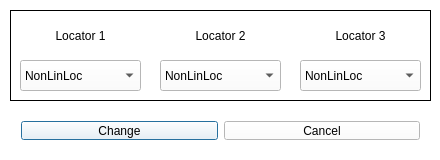
<?xml version="1.0" encoding="UTF-8"?>
<ui version="4.0">
 <class>ChangeLocator</class>
 <widget class="QDialog" name="ChangeLocator">
  <property name="geometry">
   <rect>
    <x>0</x>
    <y>0</y>
    <width>440</width>
    <height>160</height>
   </rect>
  </property>
  <property name="palette">
   <palette>
    <active>
     <colorrole role="WindowText">
      <brush brushstyle="SolidPattern">
       <color alpha="255">
        <red>0</red>
        <green>0</green>
        <blue>0</blue>
       </color>
      </brush>
     </colorrole>
     <colorrole role="Button">
      <brush brushstyle="SolidPattern">
       <color alpha="255">
        <red>255</red>
        <green>255</green>
        <blue>255</blue>
       </color>
      </brush>
     </colorrole>
     <colorrole role="Light">
      <brush brushstyle="SolidPattern">
       <color alpha="255">
        <red>255</red>
        <green>255</green>
        <blue>255</blue>
       </color>
      </brush>
     </colorrole>
     <colorrole role="Midlight">
      <brush brushstyle="SolidPattern">
       <color alpha="255">
        <red>255</red>
        <green>255</green>
        <blue>255</blue>
       </color>
      </brush>
     </colorrole>
     <colorrole role="Dark">
      <brush brushstyle="SolidPattern">
       <color alpha="255">
        <red>127</red>
        <green>127</green>
        <blue>127</blue>
       </color>
      </brush>
     </colorrole>
     <colorrole role="Mid">
      <brush brushstyle="SolidPattern">
       <color alpha="255">
        <red>170</red>
        <green>170</green>
        <blue>170</blue>
       </color>
      </brush>
     </colorrole>
     <colorrole role="Text">
      <brush brushstyle="SolidPattern">
       <color alpha="255">
        <red>0</red>
        <green>0</green>
        <blue>0</blue>
       </color>
      </brush>
     </colorrole>
     <colorrole role="BrightText">
      <brush brushstyle="SolidPattern">
       <color alpha="255">
        <red>255</red>
        <green>255</green>
        <blue>255</blue>
       </color>
      </brush>
     </colorrole>
     <colorrole role="ButtonText">
      <brush brushstyle="SolidPattern">
       <color alpha="255">
        <red>0</red>
        <green>0</green>
        <blue>0</blue>
       </color>
      </brush>
     </colorrole>
     <colorrole role="Base">
      <brush brushstyle="SolidPattern">
       <color alpha="255">
        <red>255</red>
        <green>255</green>
        <blue>255</blue>
       </color>
      </brush>
     </colorrole>
     <colorrole role="Window">
      <brush brushstyle="SolidPattern">
       <color alpha="255">
        <red>255</red>
        <green>255</green>
        <blue>255</blue>
       </color>
      </brush>
     </colorrole>
     <colorrole role="Shadow">
      <brush brushstyle="SolidPattern">
       <color alpha="255">
        <red>0</red>
        <green>0</green>
        <blue>0</blue>
       </color>
      </brush>
     </colorrole>
     <colorrole role="AlternateBase">
      <brush brushstyle="SolidPattern">
       <color alpha="255">
        <red>255</red>
        <green>255</green>
        <blue>255</blue>
       </color>
      </brush>
     </colorrole>
     <colorrole role="ToolTipBase">
      <brush brushstyle="SolidPattern">
       <color alpha="255">
        <red>255</red>
        <green>255</green>
        <blue>220</blue>
       </color>
      </brush>
     </colorrole>
     <colorrole role="ToolTipText">
      <brush brushstyle="SolidPattern">
       <color alpha="255">
        <red>0</red>
        <green>0</green>
        <blue>0</blue>
       </color>
      </brush>
     </colorrole>
    </active>
    <inactive>
     <colorrole role="WindowText">
      <brush brushstyle="SolidPattern">
       <color alpha="255">
        <red>0</red>
        <green>0</green>
        <blue>0</blue>
       </color>
      </brush>
     </colorrole>
     <colorrole role="Button">
      <brush brushstyle="SolidPattern">
       <color alpha="255">
        <red>255</red>
        <green>255</green>
        <blue>255</blue>
       </color>
      </brush>
     </colorrole>
     <colorrole role="Light">
      <brush brushstyle="SolidPattern">
       <color alpha="255">
        <red>255</red>
        <green>255</green>
        <blue>255</blue>
       </color>
      </brush>
     </colorrole>
     <colorrole role="Midlight">
      <brush brushstyle="SolidPattern">
       <color alpha="255">
        <red>255</red>
        <green>255</green>
        <blue>255</blue>
       </color>
      </brush>
     </colorrole>
     <colorrole role="Dark">
      <brush brushstyle="SolidPattern">
       <color alpha="255">
        <red>127</red>
        <green>127</green>
        <blue>127</blue>
       </color>
      </brush>
     </colorrole>
     <colorrole role="Mid">
      <brush brushstyle="SolidPattern">
       <color alpha="255">
        <red>170</red>
        <green>170</green>
        <blue>170</blue>
       </color>
      </brush>
     </colorrole>
     <colorrole role="Text">
      <brush brushstyle="SolidPattern">
       <color alpha="255">
        <red>0</red>
        <green>0</green>
        <blue>0</blue>
       </color>
      </brush>
     </colorrole>
     <colorrole role="BrightText">
      <brush brushstyle="SolidPattern">
       <color alpha="255">
        <red>255</red>
        <green>255</green>
        <blue>255</blue>
       </color>
      </brush>
     </colorrole>
     <colorrole role="ButtonText">
      <brush brushstyle="SolidPattern">
       <color alpha="255">
        <red>0</red>
        <green>0</green>
        <blue>0</blue>
       </color>
      </brush>
     </colorrole>
     <colorrole role="Base">
      <brush brushstyle="SolidPattern">
       <color alpha="255">
        <red>255</red>
        <green>255</green>
        <blue>255</blue>
       </color>
      </brush>
     </colorrole>
     <colorrole role="Window">
      <brush brushstyle="SolidPattern">
       <color alpha="255">
        <red>255</red>
        <green>255</green>
        <blue>255</blue>
       </color>
      </brush>
     </colorrole>
     <colorrole role="Shadow">
      <brush brushstyle="SolidPattern">
       <color alpha="255">
        <red>0</red>
        <green>0</green>
        <blue>0</blue>
       </color>
      </brush>
     </colorrole>
     <colorrole role="AlternateBase">
      <brush brushstyle="SolidPattern">
       <color alpha="255">
        <red>255</red>
        <green>255</green>
        <blue>255</blue>
       </color>
      </brush>
     </colorrole>
     <colorrole role="ToolTipBase">
      <brush brushstyle="SolidPattern">
       <color alpha="255">
        <red>255</red>
        <green>255</green>
        <blue>220</blue>
       </color>
      </brush>
     </colorrole>
     <colorrole role="ToolTipText">
      <brush brushstyle="SolidPattern">
       <color alpha="255">
        <red>0</red>
        <green>0</green>
        <blue>0</blue>
       </color>
      </brush>
     </colorrole>
    </inactive>
    <disabled>
     <colorrole role="WindowText">
      <brush brushstyle="SolidPattern">
       <color alpha="255">
        <red>0</red>
        <green>0</green>
        <blue>0</blue>
       </color>
      </brush>
     </colorrole>
     <colorrole role="Button">
      <brush brushstyle="SolidPattern">
       <color alpha="255">
        <red>255</red>
        <green>255</green>
        <blue>255</blue>
       </color>
      </brush>
     </colorrole>
     <colorrole role="Light">
      <brush brushstyle="SolidPattern">
       <color alpha="255">
        <red>255</red>
        <green>255</green>
        <blue>255</blue>
       </color>
      </brush>
     </colorrole>
     <colorrole role="Midlight">
      <brush brushstyle="SolidPattern">
       <color alpha="255">
        <red>255</red>
        <green>255</green>
        <blue>255</blue>
       </color>
      </brush>
     </colorrole>
     <colorrole role="Dark">
      <brush brushstyle="SolidPattern">
       <color alpha="255">
        <red>127</red>
        <green>127</green>
        <blue>127</blue>
       </color>
      </brush>
     </colorrole>
     <colorrole role="Mid">
      <brush brushstyle="SolidPattern">
       <color alpha="255">
        <red>170</red>
        <green>170</green>
        <blue>170</blue>
       </color>
      </brush>
     </colorrole>
     <colorrole role="Text">
      <brush brushstyle="SolidPattern">
       <color alpha="255">
        <red>0</red>
        <green>0</green>
        <blue>0</blue>
       </color>
      </brush>
     </colorrole>
     <colorrole role="BrightText">
      <brush brushstyle="SolidPattern">
       <color alpha="255">
        <red>255</red>
        <green>255</green>
        <blue>255</blue>
       </color>
      </brush>
     </colorrole>
     <colorrole role="ButtonText">
      <brush brushstyle="SolidPattern">
       <color alpha="255">
        <red>0</red>
        <green>0</green>
        <blue>0</blue>
       </color>
      </brush>
     </colorrole>
     <colorrole role="Base">
      <brush brushstyle="SolidPattern">
       <color alpha="255">
        <red>255</red>
        <green>255</green>
        <blue>255</blue>
       </color>
      </brush>
     </colorrole>
     <colorrole role="Window">
      <brush brushstyle="SolidPattern">
       <color alpha="255">
        <red>255</red>
        <green>255</green>
        <blue>255</blue>
       </color>
      </brush>
     </colorrole>
     <colorrole role="Shadow">
      <brush brushstyle="SolidPattern">
       <color alpha="255">
        <red>0</red>
        <green>0</green>
        <blue>0</blue>
       </color>
      </brush>
     </colorrole>
     <colorrole role="AlternateBase">
      <brush brushstyle="SolidPattern">
       <color alpha="255">
        <red>255</red>
        <green>255</green>
        <blue>255</blue>
       </color>
      </brush>
     </colorrole>
     <colorrole role="ToolTipBase">
      <brush brushstyle="SolidPattern">
       <color alpha="255">
        <red>255</red>
        <green>255</green>
        <blue>220</blue>
       </color>
      </brush>
     </colorrole>
     <colorrole role="ToolTipText">
      <brush brushstyle="SolidPattern">
       <color alpha="255">
        <red>0</red>
        <green>0</green>
        <blue>0</blue>
       </color>
      </brush>
     </colorrole>
    </disabled>
   </palette>
  </property>
  <property name="windowTitle">
   <string>Change Locators</string>
  </property>
  <widget class="QLabel" name="LB12_2">
   <property name="enabled">
    <bool>false</bool>
   </property>
   <property name="geometry">
    <rect>
     <x>10</x>
     <y>10</y>
     <width>421</width>
     <height>91</height>
    </rect>
   </property>
   <property name="frameShape">
    <enum>QFrame::Box</enum>
   </property>
   <property name="frameShadow">
    <enum>QFrame::Plain</enum>
   </property>
   <property name="text">
    <string/>
   </property>
   <property name="alignment">
    <set>Qt::AlignCenter</set>
   </property>
  </widget>
  <widget class="QComboBox" name="loc1">
   <property name="geometry">
    <rect>
     <x>20</x>
     <y>60</y>
     <width>121</width>
     <height>31</height>
    </rect>
   </property>
   <item>
    <property name="text">
     <string>NonLinLoc</string>
    </property>
   </item>
   <item>
    <property name="text">
     <string>Grid Search</string>
    </property>
   </item>
  </widget>
  <widget class="QWidget" name="horizontalLayoutWidget">
   <property name="geometry">
    <rect>
     <x>10</x>
     <y>110</y>
     <width>421</width>
     <height>41</height>
    </rect>
   </property>
   <layout class="QHBoxLayout" name="horizontalLayout">
    <item>
     <widget class="QPushButton" name="genButton">
      <property name="text">
       <string>Change</string>
      </property>
     </widget>
    </item>
    <item>
     <widget class="QPushButton" name="quitButton">
      <property name="text">
       <string>Cancel</string>
      </property>
     </widget>
    </item>
   </layout>
  </widget>
  <widget class="QLabel" name="label">
   <property name="geometry">
    <rect>
     <x>40</x>
     <y>20</y>
     <width>81</width>
     <height>31</height>
    </rect>
   </property>
   <property name="text">
    <string>Locator 1</string>
   </property>
   <property name="alignment">
    <set>Qt::AlignCenter</set>
   </property>
  </widget>
  <widget class="QComboBox" name="loc2">
   <property name="geometry">
    <rect>
     <x>160</x>
     <y>60</y>
     <width>121</width>
     <height>31</height>
    </rect>
   </property>
   <item>
    <property name="text">
     <string>NonLinLoc</string>
    </property>
   </item>
   <item>
    <property name="text">
     <string>Grid Search</string>
    </property>
   </item>
  </widget>
  <widget class="QLabel" name="label_2">
   <property name="geometry">
    <rect>
     <x>180</x>
     <y>20</y>
     <width>81</width>
     <height>31</height>
    </rect>
   </property>
   <property name="text">
    <string>Locator 2</string>
   </property>
   <property name="alignment">
    <set>Qt::AlignCenter</set>
   </property>
  </widget>
  <widget class="QComboBox" name="loc3">
   <property name="geometry">
    <rect>
     <x>300</x>
     <y>60</y>
     <width>121</width>
     <height>31</height>
    </rect>
   </property>
   <item>
    <property name="text">
     <string>NonLinLoc</string>
    </property>
   </item>
   <item>
    <property name="text">
     <string>Grid Search</string>
    </property>
   </item>
  </widget>
  <widget class="QLabel" name="label_3">
   <property name="geometry">
    <rect>
     <x>320</x>
     <y>20</y>
     <width>81</width>
     <height>31</height>
    </rect>
   </property>
   <property name="text">
    <string>Locator 3</string>
   </property>
   <property name="alignment">
    <set>Qt::AlignCenter</set>
   </property>
  </widget>
 </widget>
 <layoutdefault spacing="6" margin="11"/>
 <tabstops>
  <tabstop>genButton</tabstop>
  <tabstop>quitButton</tabstop>
 </tabstops>
 <resources/>
 <connections/>
</ui>
